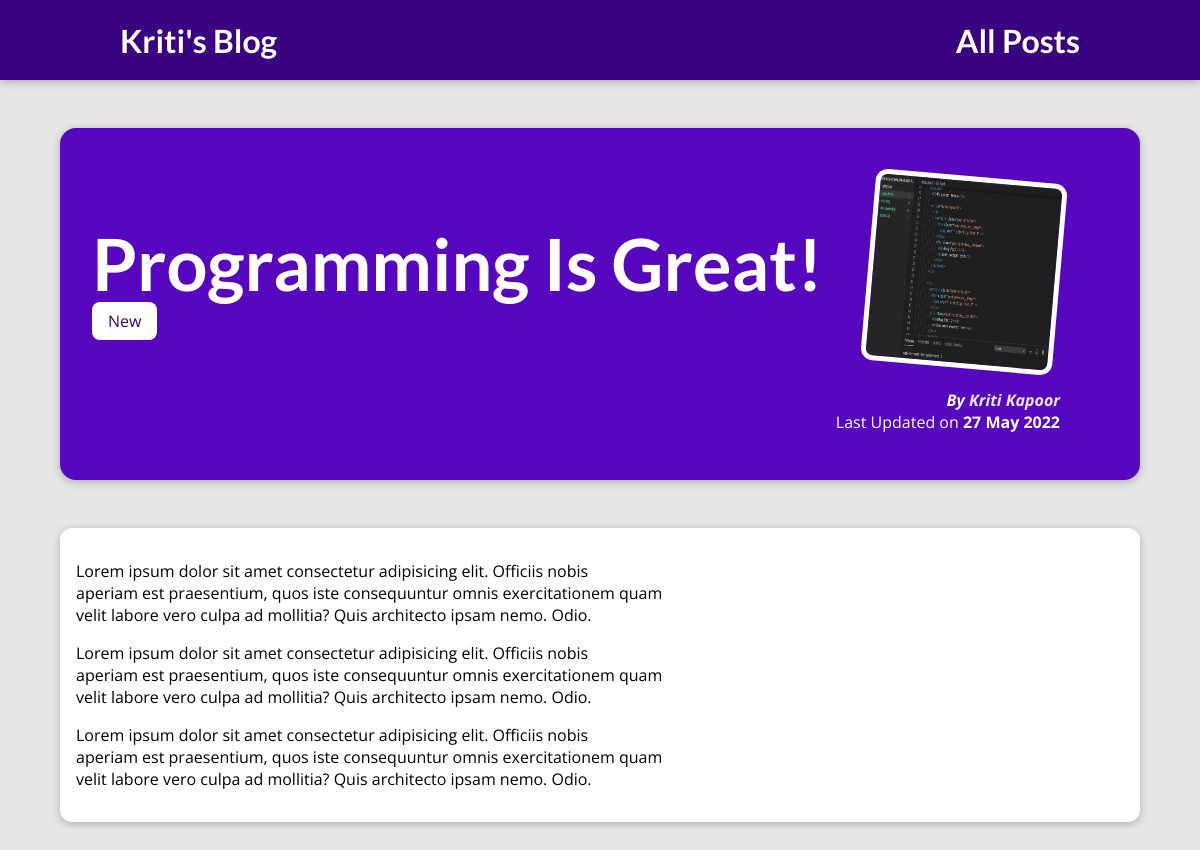
Page /posts/programming-is-fun on the committed database.
### blog/models.py (models this page shows, shortened)
class Post(models.Model):
    title = models.CharField(max_length=50)
    excerpt = models.CharField(max_length=150)
    image_name = models.CharField(max_length=100)
    date=models.DateField(auto_now=True)
    slug=models.SlugField(unique=True, db_index=True)
    content=models.TextField(validators=[MinLengthValidator(10)])
    author= models.ForeignKey(Author,on_delete=models.SET_NULL,null=True,related_name="posts")
    tags= models.ManyToManyField(Tag)

class Tag(models.Model):
    caption=models.CharField(max_length=10)

class Author(models.Model):
    first_name= models.CharField(max_length=50)
    last_name= models.CharField(max_length=50)
    email= models.EmailField()
    def __str__(self):
        return self.first_name+" "+self.last_name

### blog/views.py (the view)
# urls.py: path("posts/<slug:slug>",views.post_detail, name= "post-detail-page") #posts/my-first-post
def post_detail(request,slug):
    identified_post = get_object_or_404(Post,slug = slug)
    return render(request,"blog/post-detail.html",{
        "post": identified_post,
        "tags": identified_post.tags.all()
    })

### blog/templates/blog/post-detail.html (shortened to what this page needs)
{% extends "base.html" %}
{% load static %}
{% block css_files%}
    <link rel="stylesheet" href="{% static "blog/post-detail.css" %}" />
{% endblock %}
{% block content %}
    <section id="summary">
        <h2>{{ post.title }}</h2>
        <div>
            {% for tag in tags %}
            <span class="tag">{{ tag.caption }}</span>
            {% endfor %}
        </div>
        <article>
            <img src="{% static "blog/images/"|add:post.image_name %}" alt={{ post.title }}/>
            <address>By <a href="mailto:{{post.author.email}}"> {{ post.author }}</a></address>
            <div>
                Last Updated on <time>{{ post.date|date:"d M Y" }}</time>
            </div>
        </article>
    </section>
    <main>
        {{ post.content | linebreaks }}
    </main>
{% endblock %}

### static/app.css (style rules this page uses)
* { box-sizing: border-box; }
html { font-family: 'Open Sans', 'Lato', sans-serif; }
body { margin: 0; }
h1, h2, h3 { font-family: 'Lato', sans-serif; font-weight: bold; }

### blog/static/blog/post-detail.css (style rules this page uses)
body { background-color: #e7e7e7; }
#summary { margin: 8rem auto 3rem auto; padding: 2rem; width: 90%; max-width: 90rem; border-radius: 16px; background-color: #5706c0; position: relative; box-shadow: 0 2px 8px rgba(0, 0, 0, 0.25); height: 22rem; }
#summary h2 { color: white; font-size: 4.5rem; margin-bottom: 0.25rem; }
#summary article { position: absolute; top: 2rem; right: 3rem; padding: 1rem 2rem; border-radius: 12px; text-align: right; color: white; }
#summary article img { width: 12rem; height: 12rem; border-radius: 12px; transform: rotateZ(5deg); border: 5px solid white; margin-bottom: 1rem; }
#summary address { font-weight: bold; }
#summary a { color :#e7e7e7; text-decoration: none; }
#summary time { font-weight: bold; }
main { width: 90%; max-width: 90rem; margin: 3rem auto; background-color: white; padding: 1rem; border-radius: 12px; box-shadow: 0 2px 8px rgba(0, 0, 0, 0.25); }
.tag { background-color: white; color:#390281; padding: 0.5rem 1rem; border-radius: 8px; }

### rows in the picture
Post: title "Programming Is Great!", image_name (picture), author "Kriti Kapoor", date "27 May 2022", content "Lorem ipsum dolor sit amet consectetur adipisicing elit. Officiis nobis aperiam est praesentium, quos iste consequuntur omnis exercitationem quam velit labore vero culpa ad mollitia? Quis architecto ipsam nemo. Odio. Lorem ipsum dolor sit amet consectetur adipisicing elit. Officiis nobis aperiam est praesentium, quos iste consequuntur omnis exercitationem quam velit labore vero culpa ad mollitia? Quis architecto ipsam nemo. Odio. Lorem ipsum dolor sit amet consectetur adipisicing elit. Officiis nobis aperiam est praesentium, quos iste consequuntur omnis exercitationem quam velit labore vero culpa ad mollitia? Quis architecto ipsam nemo. Odio."
Tag: caption "New"
